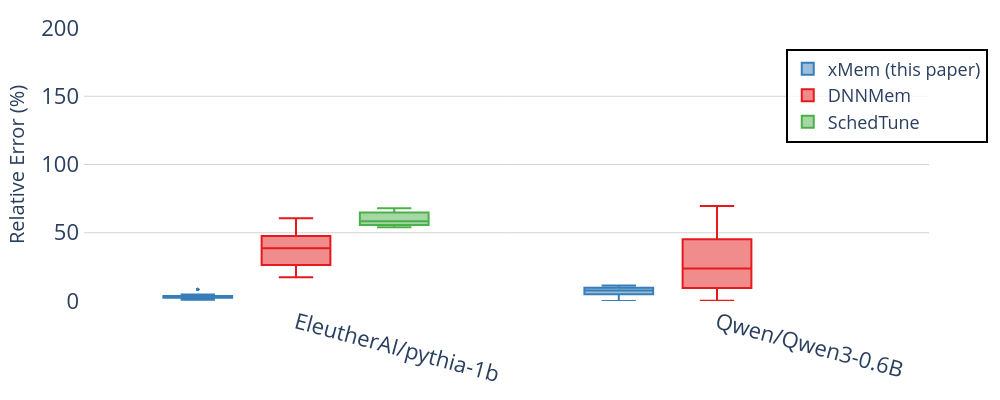

The notebook cell this image was saved under:
### Code cell
fig = e_plot.llm_plot_relative_error_in_box_diagram_with_verification_data(
    title="Evaluation-Relative Error Experiments Result across Estimators-SGD",
    data_dir=project_base,
    overall_median=False,
    image_size=(1000, 400),
    font_size=20,
    legend_font_size=18,
    tickfont_size=22,
    view_mode = False,
    yrange=(0, 200),
)
fig.show()

### Figure 1 — Plotly figure (JSON) as saved in the notebook; plotly's stock layout.template omitted (floating-point values rounded to 4 significant figures; data arrays with more than 128 entries replaced by an {"elided": "..."} marker saying what was removed)
{"data": [{"alignmentgroup": "True", "hovertemplate": "Estimator=xMem (this paper)<br>Model=%{x}<br>Error=%{y}<extra></extra>", "legendgroup": "xMem (this paper)", "marker": {"color": "#377eb8", "size": 3}, "name": "xMem (this paper)", "notched": false, "offsetgroup": "xMem (this paper)", "orientation": "v", "showlegend": true, "x": {"elided": "160 str values"}, "x0": " ", "xaxis": "x", "y": {"elided": "160 float values"}, "y0": " ", "yaxis": "y", "type": "box"}, {"alignmentgroup": "True", "hovertemplate": "Estimator=DNNMem<br>Model=%{x}<br>Error=%{y}<extra></extra>", "legendgroup": "DNNMem", "marker": {"color": "#e41a1c", "size": 3}, "name": "DNNMem", "notched": false, "offsetgroup": "DNNMem", "orientation": "v", "showlegend": true, "x": {"elided": "160 str values"}, "x0": " ", "xaxis": "x", "y": {"elided": "160 float values"}, "y0": " ", "yaxis": "y", "type": "box"}, {"alignmentgroup": "True", "hovertemplate": "Estimator=SchedTune<br>Model=%{x}<br>Error=%{y}<extra></extra>", "legendgroup": "SchedTune", "marker": {"color": "#4daf4a", "size": 3}, "name": "SchedTune", "notched": false, "offsetgroup": "SchedTune", "orientation": "v", "showlegend": true, "x": ["EleutherAI/pythia-1b", "EleutherAI/pythia-1b", "EleutherAI/pythia-1b", "EleutherAI/pythia-1b", "EleutherAI/pythia-1b", "EleutherAI/pythia-1b", "EleutherAI/pythia-1b", "EleutherAI/pythia-1b", "EleutherAI/pythia-1b", "EleutherAI/pythia-1b", "EleutherAI/pythia-1b", "EleutherAI/pythia-1b", "EleutherAI/pythia-1b", "EleutherAI/pythia-1b", "EleutherAI/pythia-1b", "EleutherAI/pythia-1b", "EleutherAI/pythia-1b", "EleutherAI/pythia-1b", "EleutherAI/pythia-1b", "EleutherAI/pythia-1b", "EleutherAI/pythia-1b", "EleutherAI/pythia-1b", "EleutherAI/pythia-1b", "EleutherAI/pythia-1b", "EleutherAI/pythia-1b", "EleutherAI/pythia-1b", "EleutherAI/pythia-1b", "EleutherAI/pythia-1b", "EleutherAI/pythia-1b", "EleutherAI/pythia-1b", "EleutherAI/pythia-1b", "EleutherAI/pythia-1b", "EleutherAI/pythia-1b", "EleutherAI/pythia-1b", "EleutherAI/pythia-1b", "EleutherAI/pythia-1b", "EleutherAI/pythia-1b", "EleutherAI/pythia-1b", "EleutherAI/pythia-1b", "EleutherAI/pythia-1b", "EleutherAI/pythia-1b", "EleutherAI/pythia-1b", "EleutherAI/pythia-1b", "EleutherAI/pythia-1b", "EleutherAI/pythia-1b", "EleutherAI/pythia-1b", "EleutherAI/pythia-1b", "EleutherAI/pythia-1b", "EleutherAI/pythia-1b", "EleutherAI/pythia-1b", "EleutherAI/pythia-1b", "EleutherAI/pythia-1b", "EleutherAI/pythia-1b", "EleutherAI/pythia-1b", "EleutherAI/pythia-1b", "EleutherAI/pythia-1b", "EleutherAI/pythia-1b", "EleutherAI/pythia-1b", "EleutherAI/pythia-1b", "EleutherAI/pythia-1b", "EleutherAI/pythia-1b", "EleutherAI/pythia-1b", "EleutherAI/pythia-1b", "EleutherAI/pythia-1b", "EleutherAI/pythia-1b", "EleutherAI/pythia-1b", "EleutherAI/pythia-1b", "EleutherAI/pythia-1b", "EleutherAI/pythia-1b", "EleutherAI/pythia-1b", "EleutherAI/pythia-1b", "EleutherAI/pythia-1b", "EleutherAI/pythia-1b", "EleutherAI/pythia-1b", "EleutherAI/pythia-1b", "EleutherAI/pythia-1b", "EleutherAI/pythia-1b", "EleutherAI/pythia-1b", "EleutherAI/pythia-1b", "EleutherAI/pythia-1b"], "x0": " ", "xaxis": "x", "y": [59.06, 54.1, 55.75, 64.16, 54.1, 65.31, 56.28, 56.28, 56.28, 55.75, 55.24, 65.31, 59.0, 59.06, 55.82, 55.24, 59.06, 54.1, 57.72, 55.53, 53.95, 65.22, 55.53, 67.91, 53.95, 54.1, 67.91, 67.91, 55.75, 53.95, 57.72, 56.28, 59.0, 59.0, 55.75, 64.25, 65.31, 54.1, 67.91, 64.25, 65.31, 64.25, 57.72, 64.0, 65.31, 64.25, 55.24, 55.82, 67.9, 67.9, 55.24, 67.91, 67.91, 55.82, 65.31, 55.53, 59.0, 59.06, 65.31, 55.82, 65.31, 64.34, 57.72, 67.91, 55.82, 64.25, 67.91, 55.53, 53.95, 55.24, 55.75, 65.22, 59.0, 64.25, 53.95, 55.53, 56.28, 57.72, 64.25, 59.06], "y0": " ", "yaxis": "y", "type": "box"}], "layout": {"xaxis": {"anchor": "y", "domain": [0.0, 1.0], "title": {"font": {"size": 20}}, "categoryorder": "array", "categoryarray": ["EleutherAI/pythia-1b", "Qwen/Qwen3-0.6B"], "tickangle": 15, "tickfont": {"size": 22}, "showgrid": false}, "yaxis": {"anchor": "x", "domain": [0.0, 1.0], "title": {"text": "Relative Error (%)", "font": {"size": 20}}, "tickfont": {"size": 22}, "showgrid": true, "gridcolor": "LightGray", "zeroline": false, "range": [0, 200]}, "legend": {"title": {}, "tracegroupgap": 0, "font": {"size": 18}, "orientation": "v", "yanchor": "bottom", "y": 0.58, "xanchor": "center", "x": 0.95, "bgcolor": "rgba(255,255,255,0.8)", "bordercolor": "Black", "borderwidth": 2}, "margin": {"t": 20, "l": 60, "r": 20, "b": 50, "pad": 4}, "boxmode": "group", "font": {"size": 20}, "title": {"x": 0.5}, "plot_bgcolor": "white", "width": 1000, "height": 400}}
